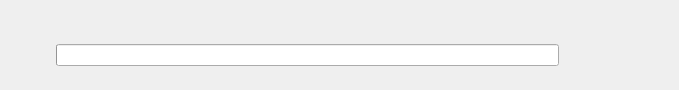
<?xml version="1.0" encoding="UTF-8"?>
<ui version="4.0">
 <class>DownloadRow</class>
 <widget class="QWidget" name="DownloadRow">
  <property name="geometry">
   <rect>
    <x>0</x>
    <y>0</y>
    <width>679</width>
    <height>90</height>
   </rect>
  </property>
  <property name="sizePolicy">
   <sizepolicy hsizetype="Fixed" vsizetype="Fixed">
    <horstretch>0</horstretch>
    <verstretch>0</verstretch>
   </sizepolicy>
  </property>
  <property name="minimumSize">
   <size>
    <width>400</width>
    <height>90</height>
   </size>
  </property>
  <property name="maximumSize">
   <size>
    <width>16777215</width>
    <height>90</height>
   </size>
  </property>
  <property name="windowTitle">
   <string>Form</string>
  </property>
  <layout class="QHBoxLayout" name="horizontalLayout">
   <property name="spacing">
    <number>12</number>
   </property>
   <property name="leftMargin">
    <number>4</number>
   </property>
   <property name="topMargin">
    <number>4</number>
   </property>
   <property name="rightMargin">
    <number>4</number>
   </property>
   <property name="bottomMargin">
    <number>4</number>
   </property>
   <item>
    <widget class="QPushButton" name="btnIcon">
     <property name="icon">
      <iconset theme="emblem-downloads"/>
     </property>
     <property name="flat">
      <bool>true</bool>
     </property>
    </widget>
   </item>
   <item>
    <layout class="QVBoxLayout" name="verticalLayout">
     <property name="spacing">
      <number>2</number>
     </property>
     <item>
      <widget class="QLabel" name="lblTitle">
       <property name="font">
        <font>
         <bold>true</bold>
        </font>
       </property>
      </widget>
     </item>
     <item>
      <widget class="QLabel" name="lblUrl"/>
     </item>
     <item>
      <widget class="QProgressBar" name="progressBar">
       <property name="value">
        <number>0</number>
       </property>
       <property name="textVisible">
        <bool>false</bool>
       </property>
      </widget>
     </item>
     <item>
      <widget class="QLabel" name="lblStatus"/>
     </item>
    </layout>
   </item>
   <item>
    <widget class="QStackedWidget" name="buttonStack">
     <property name="sizePolicy">
      <sizepolicy hsizetype="Fixed" vsizetype="Fixed">
       <horstretch>0</horstretch>
       <verstretch>0</verstretch>
      </sizepolicy>
     </property>
     <property name="currentIndex">
      <number>0</number>
     </property>
     <widget class="QWidget" name="pageRunning">
      <layout class="QHBoxLayout" name="horizontalLayout_2">
       <item>
        <widget class="QPushButton" name="btnStop">
         <property name="icon">
          <iconset theme="media-playback-stop"/>
         </property>
         <property name="flat">
          <bool>true</bool>
         </property>
        </widget>
       </item>
      </layout>
     </widget>
     <widget class="QWidget" name="pageDone">
      <layout class="QHBoxLayout" name="horizontalLayout_3">
       <item>
        <widget class="QPushButton" name="btnPlay">
         <property name="icon">
          <iconset theme="media-playback-start"/>
         </property>
         <property name="flat">
          <bool>true</bool>
         </property>
        </widget>
       </item>
       <item>
        <widget class="QPushButton" name="btnOpenFolder">
         <property name="icon">
          <iconset theme="folder-open"/>
         </property>
         <property name="flat">
          <bool>true</bool>
         </property>
        </widget>
       </item>
      </layout>
     </widget>
     <widget class="QWidget" name="pageError">
      <layout class="QHBoxLayout" name="horizontalLayout_4">
       <item>
        <widget class="QPushButton" name="btnRetry">
         <property name="icon">
          <iconset theme="view-restore"/>
         </property>
         <property name="flat">
          <bool>true</bool>
         </property>
        </widget>
       </item>
      </layout>
     </widget>
    </widget>
   </item>
  </layout>
 </widget>
 <resources/>
 <connections/>
</ui>
